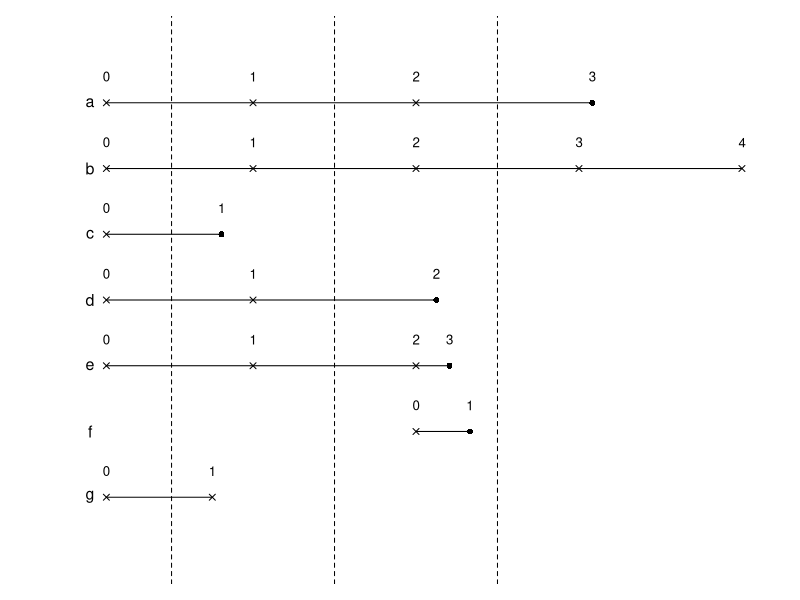

The R source for this figure:
## ---- chunk 1
knitr::opts_chunk$set(echo = TRUE)
## ---- chunk 2
par(cex = .8, mar = c(1, 4, 1, 2))
plot(c(0, 4), c(0, 1), type="n", xlab="", ylab="", axes = F)

abline(v = c(0.5, 1.5, 2.5), lty = 2)

n_series = 7
y_pos = seq(0, 1, length.out = n_series + 2)[-c(1, n_series +2)]

set.seed(1992)
x_vals_and_point_codes = list(
  cbind(0:4 + c(.1, rep(0, 4)),
        rep(4, 5)),
  cbind(c(0.1, 1, 1.5 + runif(1)),
        c(4, 4, 16)),
  cbind(c(0.1, 1, 2, 2 + runif(1, min = 0, max = .25)),
        c(4, 4, 4, 16)),
  cbind(c(0.1, runif(1)), c(4, 16)),
  cbind(c(0.1, 1, 2, 2.5 + runif(1)),
        c(4, 4, 4, 16)),
  cbind(c(2, 2.33),
        c(4, 16)), 
  cbind(c(0.1, .75),
        c(4, 4)))

x_vals_and_point_codes = x_vals_and_point_codes[
  c(n_series, sample(n_series - 1, n_series - 1, replace = F))]

for(i in seq_along(x_vals_and_point_codes)){
  vals = x_vals_and_point_codes[[i]]
  y = y_pos[i]
  
  xs = vals[, 1]
  n_xs = length(xs)
  
  # add lines
  segments(xs[-n_xs], rep(y, n_xs - 1),
           xs[-1], rep(y, n_xs - 1))
  
  # Add point
  points(xs, rep(y, n_xs), pch = vals[, 2])
  
  # Add numbers
  text(xs, rep(y + .05, n_xs), as.character(0:(n_xs -1)))
}

# add letters
text(rep(0, n_series), rev(y_pos), letters[1:n_series], cex = par()$cex * 1.5)
